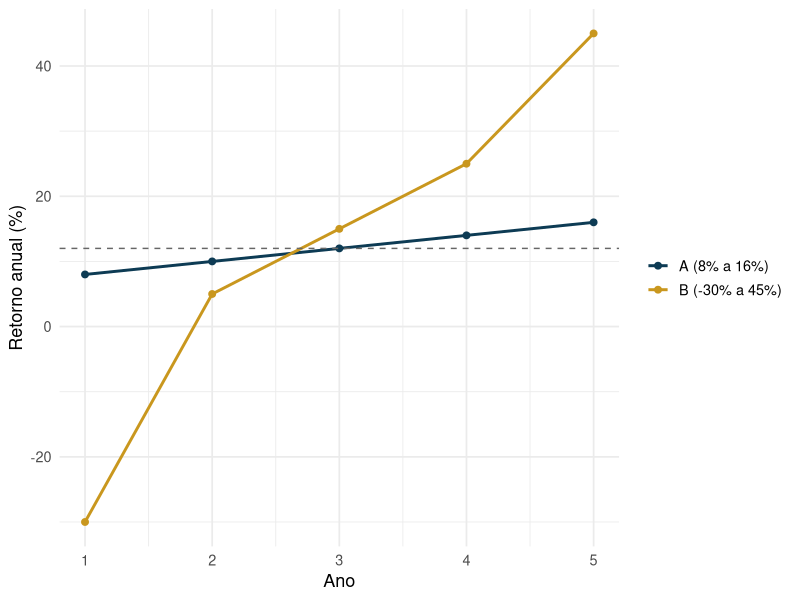

R code for this plot:
## ---- chunk 1
knitr::opts_chunk$set(echo = TRUE, warning = FALSE, message = FALSE, fig.retina = 2, fig.height=4.2)
suppressPackageStartupMessages(library(tidyverse))
empresas <- read.csv("empresas.csv")
var_n <- function(x) mean((x - mean(x))^2)
dp_n  <- function(x) sqrt(var_n(x))
## ---- chunk 2
acoes <- tibble(
  ano    = rep(1:5, 2),
  retorno = c(8, 10, 12, 14, 16, -30, 5, 15, 25, 45),
  acao    = rep(c("A (8% a 16%)", "B (-30% a 45%)"), each = 5)
)
ggplot(acoes, aes(ano, retorno, color = acao)) +
  geom_line(linewidth = 1) + geom_point(size = 2) +
  geom_hline(yintercept = 12, linetype = "dashed", color = "grey40") +
  scale_color_manual(values = c("#0d3b54", "#c9971e")) +
  labs(x = "Ano", y = "Retorno anual (%)", color = NULL) +
  theme_minimal(base_size = 13)
## ---- chunk 3
acoes |> group_by(acao) |> summarise(media = mean(retorno), dp = round(dp_n(retorno), 1))
## ---- chunk 4
A <- c(24, 26, 32, 28, 25); B <- c(20, 26, 36, 28, 25)
A - mean(A); sum(A - mean(A))
B - mean(B); sum(B - mean(B))
## ---- chunk 5
c(var_A = mean((A - mean(A))^2), var_B = mean((B - mean(B))^2))
## ---- chunk 6
empresas |> summarise(
  cv_faturamento = dp_n(faturamento99) / mean(faturamento99),
  cv_empregados  = dp_n(empregados99) / mean(empregados99)
)
## ---- chunk 7
tibble(
  Ação = c("A (preço baixo)", "B (preço alto)"),
  `Preço médio` = c(10, 500),
  `Desvio padrão` = c(2.5, 40),
  CV = round(c(2.5/10, 40/500), 2)
) |> knitr::kable()
